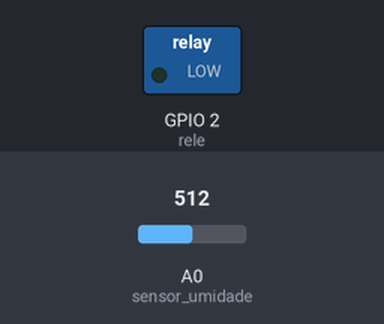
The sketch below on a simulated ESP8266 (NodeMCU). Shown: switched loads named in the sketch (green lamp = pin HIGH). Inputs (shaded band) come from the test bench; at power-on: A0 (sensor_umidade) = 512. WiFi joins after 1.5 s; servers stay silent unless stated; no MQTT or app messages arrive unless stated; what the sketch prints to the serial monitor is not drawn.

Above: at 5.7 s.
At 13.5 s:
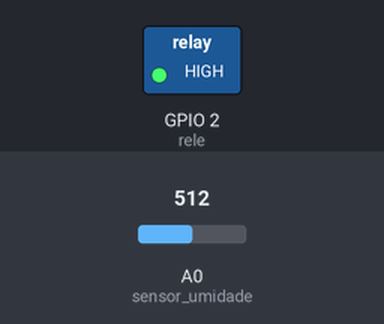
Timing chart, 0 to 31.2 s (numbered marks = the images above):
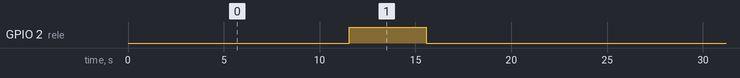

Measured:
- by itself, GPIO 2 (rele): alternates HIGH for 4.0 s and LOW for 20.0 s

The sketch:

SmartIrrigate.ino
```cpp
// Importando as bibliotecas necessárias
# include <ESP8266WiFi.h>
# include <PubSubClient.h>

// Define configs do MQTT
# define ID_MQTT "smart_irrigate_mqtt"
# define TOPICO_PUBLISH_UMIDADE "topico_sensor_umidade"

// Endereço e a porta do broker
const char * BROKER = "test.mosquitto.org";
int PORTA = 1883;

// Definindo os pinos dos dispositivos
# define rele 2
# define sensor_umidade 17

// Informações da rede WiFi
char * SSID = "VIVOFIBRA-DD6C";
char * PASSWORD = "33d783dd6c";

WiFiClient espClient;
PubSubClient MQTT(espClient);

//Criando as váriaveis globais
int umidade = 1024;
char * msg = "";

// Função que se conecta ao MQTT
void ReconectMQTT(void) {
  if (!MQTT.connected()){
    while (!MQTT.connected()) {
      Serial.print("* Conectando-se ao MQTT: ");
      Serial.println(BROKER);
      if (MQTT.connect(ID_MQTT)) {
        Serial.println("Conectado com sucesso");
      } else {
        Serial1.println("Falha ao se conectar.");
        Serial.println("Reiniciando em 2s");
        delay(2000);
      }
    }
  }
}

// Iniciando o MQTT
void StartMQTT(void) {
  MQTT.setServer(BROKER, PORTA);
}

// Função que reconecta o serviço de WiFi
void ReconectWIFI(void) {
  if (WiFi.status() == WL_CONNECTED)
    return;
  WiFi.begin(SSID, PASSWORD);
  while (WiFi.status() != WL_CONNECTED) {
    delay(500);
    Serial.print(".");
  }

  Serial.print("Conectado na rede ");
}

void ConsultaConexoes(void) {
  ReconectWIFI();
  ReconectMQTT();
}

void setup() {

  Serial.begin(115200);

  pinMode(sensor_umidade, INPUT);
  pinMode(rele, OUTPUT);

  StartMQTT();
}

void loop() {
  ConsultaConexoes();
  umidade = analogRead(sensor_umidade);
  sprintf(msg, "%d", umidade);


  Serial.println("Valor da umidade");
  Serial.println(umidade);

  MQTT.publish(TOPICO_PUBLISH_UMIDADE, msg);
  MQTT.loop();
  delay(10000);

  // Caso a umidade seja ALTA
  if (umidade>=0 && umidade<400 ) {
    Serial.println("UMIDADE BOA");
  }

  else if (umidade>=400 && umidade<1025 ) {
    Serial.println("UMIDADE BAIXA");
    digitalWrite(rele, HIGH);
    delay (4000);
    digitalWrite(rele, LOW);
  }

  delay(10000);
}
```
